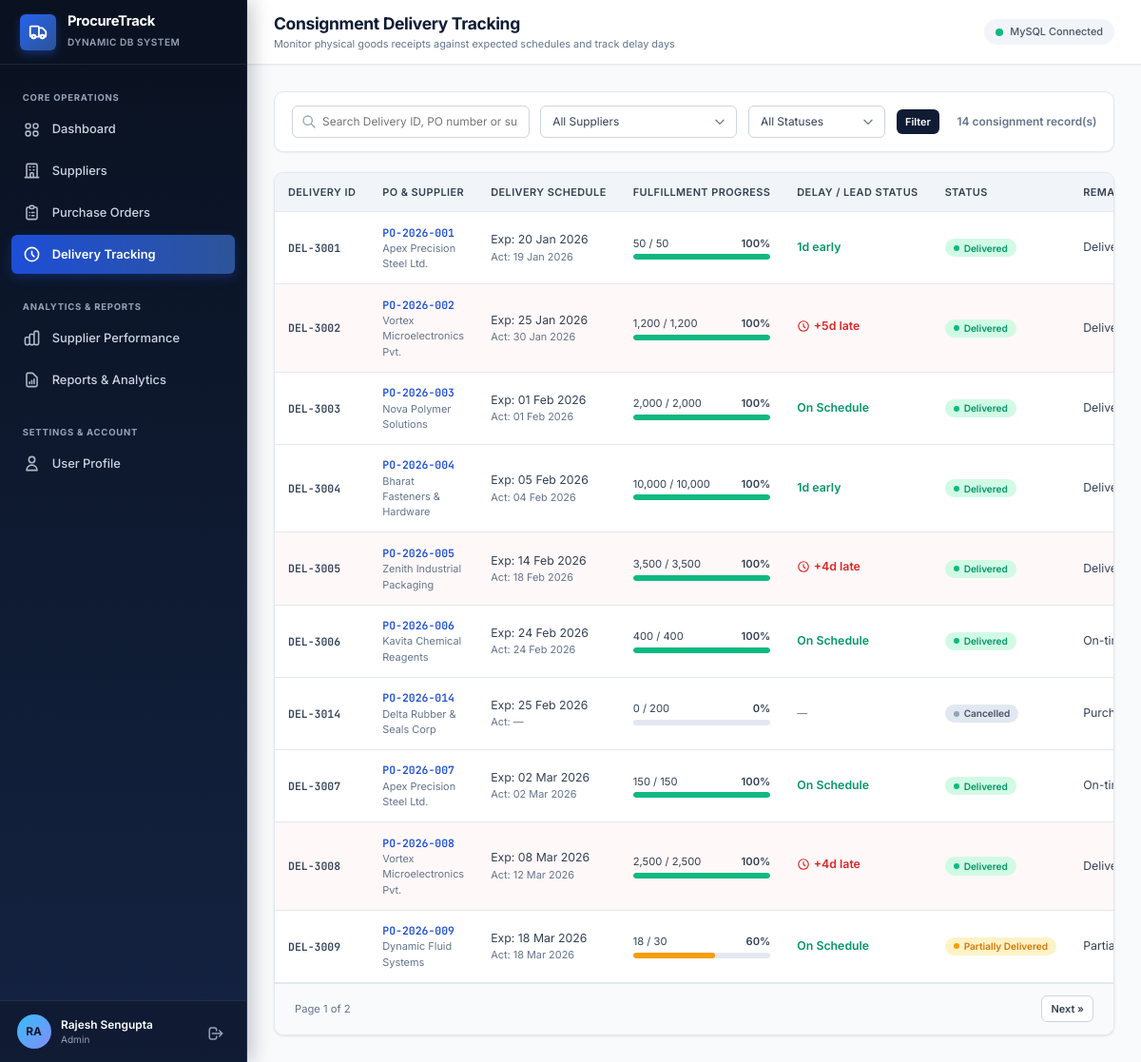
The app's page /deliveries/index.php (signed in) with its own data.
### tables this page shows
CREATE TABLE `deliveries` (
  `id` VARCHAR(25) PRIMARY KEY,
  `order_id` VARCHAR(25) NOT NULL UNIQUE,
  `supplier_id` VARCHAR(20) NOT NULL,
  `expected_date` DATE NOT NULL,
  `actual_date` DATE NULL,
  `ordered_qty` DECIMAL(12, 2) NOT NULL,
  `received_qty` DECIMAL(12, 2) NOT NULL DEFAULT 0.00,
  `status` ENUM('Pending', 'Partially Delivered', 'Delivered', 'Delayed', 'Cancelled') NOT NULL DEFAULT 'Pending',
  `remarks` TEXT NULL,
  `updated_by` INT NULL,
  `created_at` TIMESTAMP DEFAULT CURRENT_TIMESTAMP,
  `updated_at` TIMESTAMP DEFAULT CURRENT_TIMESTAMP ON UPDATE CURRENT_TIMESTAMP,
  CONSTRAINT `fk_del_order` FOREIGN KEY (`order_id`) 
    REFERENCES `purchase_orders` (`id`) ON UPDATE CASCADE ON DELETE RESTRICT,
  CONSTRAINT `fk_del_supplier` FOREIGN KEY (`supplier_id`) 
    REFERENCES `suppliers` (`id`) ON UPDATE CASCADE ON DELETE RESTRICT,
  CONSTRAINT `fk_del_user` FOREIGN KEY (`updated_by`) 
    REFERENCES `users` (`id`) ON UPDATE CASCADE ON DELETE SET NULL,
  INDEX `idx_del_supplier` (`supplier_id`),
  INDEX `idx_del_status` (`status`),
  INDEX `idx_del_dates` (`expected_date`, `actual_date`)
);

CREATE TABLE `suppliers` (
  `id` VARCHAR(20) PRIMARY KEY,
  `company_name` VARCHAR(150) NOT NULL,
  `contact_person` VARCHAR(100) NOT NULL,
  `email` VARCHAR(100) NOT NULL,
  `phone` VARCHAR(30) NULL,
  `address` TEXT NULL,
  `city` VARCHAR(80) NOT NULL,
  `category` VARCHAR(80) NOT NULL,
  `registration_date` DATE NOT NULL,
  `status` ENUM('Active', 'Inactive') NOT NULL DEFAULT 'Active',
  `created_at` TIMESTAMP DEFAULT CURRENT_TIMESTAMP,
  `updated_at` TIMESTAMP DEFAULT CURRENT_TIMESTAMP ON UPDATE CURRENT_TIMESTAMP,
  INDEX `idx_supplier_name` (`company_name`),
  INDEX `idx_supplier_category` (`category`),
  INDEX `idx_supplier_status` (`status`)
);

### includes/auth.php (called while the page is built, shortened)
<?php
function is_logged_in(): bool {
    return !empty($_SESSION['user_id']) && !empty($_SESSION['username']);
}
function current_user(): ?array {
    return [
        'id'        => $_SESSION['user_id'],
        'username'  => $_SESSION['username'],
        'full_name' => $_SESSION['full_name'],
        'email'     => $_SESSION['email'],
        'role'      => $_SESSION['role']
    ];
}

### deliveries/index.php (the view, shortened to what this page needs)
<?php
require_once __DIR__ . '/../includes/auth.php';
require_once __DIR__ . '/../includes/functions.php';
$db = Database::getConnection();
$search = trim($_GET['search'] ?? '');
$supplierFilter = trim($_GET['supplier'] ?? '');
$statusFilter = trim($_GET['status'] ?? '');
$whereClauses = [];
$params = [];
$whereSQL = !empty($whereClauses) ? "WHERE " . implode(" AND ", $whereClauses) : "";
$perPage = 10;
$page = max(1, (int)($_GET['page'] ?? 1));
$offset = ($page - 1) * $perPage;
$countSql = "SELECT COUNT(*) FROM `deliveries` d JOIN `suppliers` s ON d.supplier_id = s.id {$whereSQL}";
$countStmt = $db->prepare($countSql);
$countStmt->execute($params);
$totalRecords = (int)$countStmt->fetchColumn();
$totalPages = max(1, ceil($totalRecords / $perPage));
$sql = "SELECT d.*, s.company_name AS supplier_name, po.description
        FROM `deliveries` d
        JOIN `suppliers` s ON d.supplier_id = s.id
        JOIN `purchase_orders` po ON d.order_id = po.id
        {$whereSQL}
        ORDER BY d.expected_date ASC, d.id DESC
        LIMIT :limit OFFSET :offset";
$stmt = $db->prepare($sql);
$stmt->bindValue(':limit', $perPage, PDO::PARAM_INT);
$stmt->bindValue(':offset', $offset, PDO::PARAM_INT);
$stmt->execute();
$deliveries = $stmt->fetchAll();
$pageTitle = 'Consignment Delivery Tracking';
$pageSubtitle = 'Monitor physical goods receipts against expected schedules and track delay days';
$activePage = 'deliveries';
require_once __DIR__ . '/../includes/header.php';
?>
<div class="toolbar-container">
  <form method="GET" action="<?= BASE_URL ?>/deliveries/index.php" class="toolbar-filters">
    <div class="search-input-group">
      <svg fill="none" stroke="currentColor" viewBox="0 0 24 24"><path stroke-linecap="round" stroke-linejoin="round" stroke-width="2" d="M21 21l-6-6m2-5a7 7 0 11-14 0 7 7 0 0114 0z"/></svg>
      <input type="text" name="search" value="<?= sanitize_output($search) ?>" placeholder="Search Delivery ID, PO number or supplier...">
    </div>
    <select name="supplier" class="filter-select" onchange="this.form.submit()">
      <option value="">All Suppliers</option>
    </select>
    <select name="status" class="filter-select" onchange="this.form.submit()">
      <option value="">All Statuses</option>
    </select>
    <button type="submit" class="btn btn-navy btn-sm">Filter</button>
  </form>
  <div style="font-size:0.85rem; font-weight:600; color:var(--slate-500);">
    <?= $totalRecords ?> consignment record(s)
  </div>
</div>
<div class="card">
  <div class="table-responsive">
    <table class="data-table">
      <thead>
        <tr>
          <th>Delivery ID</th>
          <th>PO &amp; Supplier</th>
          <th>Delivery Schedule</th>
          <th>Fulfillment Progress</th>
          <th>Delay / Lead Status</th>
          <th>Status</th>
          <th>Remarks</th>
        </tr>
      </thead>
      <tbody>
        <?php if (empty($deliveries)): ?>
          <tr>
            <td colspan="8" style="text-align:center; padding:3rem; color:var(--slate-500);">
              No delivery records found matching your filter selection.
            </td>
          </tr>
        <?php else: ?>
          <?php foreach ($deliveries as $d): ?>
            <?php
              $delayInfo = calculate_delay_days($d['expected_date'], $d['actual_date'], $d['status']);
              $isLate = $delayInfo['isLate'];
              $qtyPct = $d['ordered_qty'] > 0 ? min(100, round(($d['received_qty'] / $d['ordered_qty']) * 100)) : 0;
            ?>
            <tr class="<?= $isLate ? 'row-delayed' : '' ?>">
              <td class="cell-code"><?= sanitize_output($d['id']) ?></td>
              <td>
                <div class="cell-code" style="color:var(--primary-600);">
                  <a href="<?= BASE_URL ?>/purchase-orders/view.php?id=<?= urlencode($d['order_id']) ?>">
                    <?= sanitize_output($d['order_id']) ?>
                  </a>
                </div>
                <div class="cell-muted"><?= sanitize_output($d['supplier_name']) ?></div>
              </td>
              <td>
                <div>Exp: <?= format_date_in($d['expected_date']) ?></div>
                <div class="cell-muted">Act: <?= format_date_in($d['actual_date']) ?></div>
              </td>
              <td>
                <div style="display:flex; justify-content:space-between; font-size:0.8rem; margin-bottom:0.2rem;">
                  <span><?= number_format($d['received_qty']) ?> / <?= number_format($d['ordered_qty']) ?></span>
                  <span style="font-weight:600;"><?= $qtyPct ?>%</span>
                </div>
                <div class="progress-container" style="height:6px;">
                  <div class="progress-bar <?= $qtyPct === 100 ? 'progress-success' : ($qtyPct > 0 ? 'progress-warning' : 'progress-primary') ?>" style="width:<?= $qtyPct ?>%;"></div>
                </div>
              </td>
              <td>
                <?php if ($isLate): ?>
                  <span style="color:var(--danger-600); font-weight:600; display:inline-flex; align-items:center; gap:0.25rem;">
                    <svg width="14" height="14" fill="none" stroke="currentColor" viewBox="0 0 24 24"><path stroke-linecap="round" stroke-linejoin="round" stroke-width="2" d="M12 8v4l3 3m6-3a9 9 0 11-18 0 9 9 0 0118 0z"/></svg>
                    +<?= $delayInfo['delay'] ?>d <?= $delayInfo['isOverdue'] ? 'overdue' : 'late' ?>
                  </span>
                <?php elseif (!empty($delayInfo['earlyDays'])): ?>
                  <span style="color:var(--success-600); font-weight:600;">
                    <?= $delayInfo['earlyDays'] ?>d early
                  </span>
                <?php elseif ($d['status'] === 'Cancelled'): ?>
                  <span class="cell-muted">—</span>
                <?php else: ?>
                  <span style="color:var(--success-600); font-weight:600;">On Schedule</span>
                <?php endif; ?>
              </td>
              <td><?= render_status_badge($d['status']) ?></td>
              <td style="max-width:200px; white-space:nowrap; overflow:hidden; text-overflow:ellipsis;" title="<?= sanitize_output($d['remarks']) ?>">
                <?= sanitize_output($d['remarks'] ?: '—') ?>
              </td>
            </tr>
          <?php endforeach; ?>
        <?php endif; ?>
      </tbody>
    </table>
  </div>
  <?php if ($totalPages > 1): ?>
    <div class="card-footer">
      <div>Page <?= $page ?> of <?= $totalPages ?></div>
      <div style="display:flex; gap:0.5rem;">
        <?php if ($page < $totalPages): ?>
          <a href="?page=<?= $page + 1 ?>&search=<?= urlencode($search) ?>&supplier=<?= urlencode($supplierFilter) ?>&status=<?= urlencode($statusFilter) ?>" class="btn btn-outline btn-sm">Next &raquo;</a>
        <?php endif; ?>
      </div>
    </div>
  <?php endif; ?>
</div>
<?php require_once __DIR__ . '/../includes/footer.php'; ?>

### includes/header.php (shortened to what this page needs)
<?php
require_once __DIR__ . '/auth.php';
require_once __DIR__ . '/functions.php';
?>
<!DOCTYPE html>
<html lang="en">
<head>
  <link rel="stylesheet" href="<?= BASE_URL ?>/assets/css/style.css">
</head>
<body>
  <div class="app-container">
    <?php require_once __DIR__ . '/sidebar.php'; ?>
    <main class="main-wrapper">
      <header class="top-header">
        <div class="header-left">
          <div class="page-title-box">
            <h2><?= sanitize_output($pageTitle ?? 'Dashboard') ?></h2>
            <p><?= sanitize_output($pageSubtitle ?? 'Enterprise Procurement & Vendor Reliability Management') ?></p>
          </div>
        </div>
        <div class="header-right">
          <div class="system-status-indicator">
            <span class="status-dot-pulse"></span>
            <span>MySQL Connected</span>
          </div>
        </div>
      </header>
      <div class="page-body">

### includes/sidebar.php (shortened to what this page needs)
<?php
require_once __DIR__ . '/auth.php';
$activePage = $activePage ?? '';
$user = current_user();
?>
<aside class="sidebar">
  <div class="sidebar-header">
    <div class="brand-icon">
    </div>
    <div class="brand-text">
      <h1><?= sanitize_output(APP_NAME) ?></h1>
      <span>Dynamic DB System</span>
    </div>
  </div>
  <div class="sidebar-content">
    <div class="nav-section-title">Core Operations</div>
    <ul class="nav-list">
      <li class="nav-item <?= $activePage === 'dashboard' ? 'active' : '' ?>">
        <a href="<?= BASE_URL ?>/dashboard.php">
          <span>Dashboard</span>
        </a>
      </li>
      <li class="nav-item <?= $activePage === 'suppliers' ? 'active' : '' ?>">
        <a href="<?= BASE_URL ?>/suppliers/index.php">
          <svg fill="none" stroke="currentColor" viewBox="0 0 24 24"><path stroke-linecap="round" stroke-linejoin="round" stroke-width="2" d="M19 21V5a2 2 0 00-2-2H7a2 2 0 00-2 2v16m14 0h2m-2 0h-5m-9 0H3m2 0h5M9 7h1m-1 4h1m4-4h1m-1 4h1m-5 10v-5a1 1 0 011-1h2a1 1 0 011 1v5m-4 0h4"/></svg>
          <span>Suppliers</span>
        </a>
      </li>
      <li class="nav-item <?= $activePage === 'purchase_orders' ? 'active' : '' ?>">
        <a href="<?= BASE_URL ?>/purchase-orders/index.php">
          <svg fill="none" stroke="currentColor" viewBox="0 0 24 24"><path stroke-linecap="round" stroke-linejoin="round" stroke-width="2" d="M9 5H7a2 2 0 00-2 2v12a2 2 0 002 2h10a2 2 0 002-2V7a2 2 0 00-2-2h-2M9 5a2 2 0 002 2h2a2 2 0 002-2M9 5a2 2 0 012-2h2a2 2 0 012 2m-3 7h3m-3 4h3m-6-4h.01M9 16h.01"/></svg>
          <span>Purchase Orders</span>
        </a>
      </li>
      <li class="nav-item <?= $activePage === 'deliveries' ? 'active' : '' ?>">
        <a href="<?= BASE_URL ?>/deliveries/index.php">
          <svg fill="none" stroke="currentColor" viewBox="0 0 24 24"><path stroke-linecap="round" stroke-linejoin="round" stroke-width="2" d="M12 8v4l3 3m6-3a9 9 0 11-18 0 9 9 0 0118 0z"/></svg>
          <span>Delivery Tracking</span>
        </a>
      </li>
    </ul>
    <div class="nav-section-title">Analytics & Reports</div>
    <ul class="nav-list">
      <li class="nav-item <?= $activePage === 'performance' ? 'active' : '' ?>">
        <a href="<?= BASE_URL ?>/performance/index.php">
          <span>Supplier Performance</span>
        </a>
      </li>
      <li class="nav-item <?= $activePage === 'reports' ? 'active' : '' ?>">
        <a href="<?= BASE_URL ?>/reports/index.php">
          <svg fill="none" stroke="currentColor" viewBox="0 0 24 24"><path stroke-linecap="round" stroke-linejoin="round" stroke-width="2" d="M9 17v-2m3 2v-4m3 4v-6m2 10H7a2 2 0 01-2-2V5a2 2 0 012-2h5.586a1 1 0 01.707.293l5.414 5.414a1 1 0 01.293.707V19a2 2 0 01-2 2z"/></svg>
          <span>Reports & Analytics</span>
        </a>
      </li>
    </ul>
    <div class="nav-section-title">Settings & Account</div>
    <ul class="nav-list">
      <li class="nav-item <?= $activePage === 'profile' ? 'active' : '' ?>">
        <a href="<?= BASE_URL ?>/profile.php">
          <svg fill="none" stroke="currentColor" viewBox="0 0 24 24"><path stroke-linecap="round" stroke-linejoin="round" stroke-width="2" d="M16 7a4 4 0 11-8 0 4 4 0 018 0zM12 14a7 7 0 00-7 7h14a7 7 0 00-7-7z"/></svg>
          <span>User Profile</span>
        </a>
      </li>
    </ul>
  </div>
  <div class="sidebar-footer">
    <div class="user-profile-widget">
      <div class="user-avatar">
        <?= strtoupper(substr($user['full_name'] ?? 'US', 0, 2)) ?>
      </div>
      <div class="user-info">
        <div class="user-name"><?= sanitize_output($user['full_name'] ?? 'User') ?></div>
        <div class="user-role"><?= sanitize_output($user['role'] ?? 'Staff') ?></div>
      </div>
      <a href="<?= BASE_URL ?>/logout.php" class="btn-sidebar-logout" title="Sign Out" onclick="return confirm('Sign out of ProcureTrack?');">
        <svg width="18" height="18" fill="none" stroke="currentColor" viewBox="0 0 24 24"><path stroke-linecap="round" stroke-linejoin="round" stroke-width="2" d="M17 16l4-4m0 0l-4-4m4 4H7m6 4v1a3 3 0 01-3 3H6a3 3 0 01-3-3V7a3 3 0 013-3h4a3 3 0 013 3v1"/></svg>
      </a>
    </div>
  </div>
</aside>

### includes/functions.php (shortened to what this page needs)
<?php
function sanitize_output(?string $str): string {
    return htmlspecialchars($str ?? '', ENT_QUOTES, 'UTF-8');
}
function format_date_in(?string $dateStr): string {
    if (!$dateStr || $dateStr === '0000-00-00') return '—';
    $timestamp = strtotime($dateStr);
    return $timestamp ? date('d M Y', $timestamp) : $dateStr;
}
function render_status_badge(string $status): string {
    $map = [
        'Active'              => 'badge-active',
        'Inactive'            => 'badge-inactive',
        'Pending'             => 'badge-pending',
        'On Time'             => 'badge-ontime',
        'Delivered'           => 'badge-delivered',
        'Completed'           => 'badge-completed',
        'Delayed'             => 'badge-delayed',
        'Partially Delivered' => 'badge-partial',
        'Cancelled'           => 'badge-cancelled'
    ];
    $cls = $map[$status] ?? 'badge-pending';
    return sprintf(
        '<span class="badge %s"><span class="badge-dot"></span>%s</span>',
        $cls,
        sanitize_output($status)
    );
}
function calculate_delay_days(?string $expectedDate, ?string $actualDate, string $status): array {
    if ($status === 'Cancelled') {
        return ['delay' => 0, 'isLate' => false, 'isOverdue' => false, 'isEarly' => false, 'text' => 'Cancelled'];
    }
    if (!empty($actualDate)) {
        $exp = new DateTime($expectedDate);
        $act = new DateTime($actualDate);
        $diff = $exp->diff($act);
        $days = (int)$diff->format("%r%a");
        if ($days > 0) {
            return ['delay' => $days, 'isLate' => true, 'isOverdue' => false, 'isEarly' => false, 'text' => "{$days} days late"];
        } elseif ($days === 0) {
            return ['delay' => 0, 'isLate' => false, 'isOverdue' => false, 'isEarly' => false, 'text' => 'On Time'];
        } else {
            $early = abs($days);
            return ['delay' => 0, 'earlyDays' => $early, 'isLate' => false, 'isOverdue' => false, 'isEarly' => true, 'text' => "{$early} days early"];
        }
    }
}

### includes/footer.php (shortened to what this page needs)
      </div>
    </main>
  </div>
</body>
</html>

### records on screen
deliveries: id "DEL-3001", order "PO-2026-001", supplier.company_name "Apex Precision Steel Ltd.", expected_date "20 Jan 2026", actual_date "19 Jan 2026", received_qty "50", ordered_qty "50", qtyPct "100", earlyDays "1", status "Delivered", remarks "Delivered 1 day early. Inspe…"
deliveries: id "DEL-3002", order "PO-2026-002", supplier.company_name "Vortex Microelectronics Pvt.", expected_date "25 Jan 2026", actual_date "30 Jan 2026", received_qty "1,200", ordered_qty "1,200", qtyPct "100", delay "5", shows "late", status "Delivered", remarks "Delivered 5 days late due t…"
deliveries: id "DEL-3003", order "PO-2026-003", supplier.company_name "Nova Polymer Solutions", expected_date "01 Feb 2026", actual_date "01 Feb 2026", received_qty "2,000", ordered_qty "2,000", qtyPct "100", shows "On Schedule", status "Delivered", remarks "Delivered exactly on sched…"
deliveries: id "DEL-3004", order "PO-2026-004", supplier.company_name "Bharat Fasteners & Hardware", expected_date "05 Feb 2026", actual_date "04 Feb 2026", received_qty "10,000", ordered_qty "10,000", qtyPct "100", earlyDays "1", status "Delivered", remarks "Delivered 1 day early. Full c…"
deliveries: id "DEL-3005", order "PO-2026-005", supplier.company_name "Zenith Industrial Packaging", expected_date "14 Feb 2026", actual_date "18 Feb 2026", received_qty "3,500", ordered_qty "3,500", qtyPct "100", delay "4", shows "late", status "Delivered", remarks "Delivered 4 days late due t…"
deliveries: id "DEL-3006", order "PO-2026-006", supplier.company_name "Kavita Chemical Reagents", expected_date "24 Feb 2026", actual_date "24 Feb 2026", received_qty "400", ordered_qty "400", qtyPct "100", shows "On Schedule", status "Delivered", remarks "On-time delivery. Sealed dr…"
deliveries: id "DEL-3014", order "PO-2026-014", supplier.company_name "Delta Rubber & Seals Corp", expected_date "25 Feb 2026", actual_date "—", received_qty "0", ordered_qty "200", qtyPct "0", status "Cancelled", remarks "Purchase order formally ca…"
deliveries: id "DEL-3007", order "PO-2026-007", supplier.company_name "Apex Precision Steel Ltd.", expected_date "02 Mar 2026", actual_date "02 Mar 2026", received_qty "150", ordered_qty "150", qtyPct "100", shows "On Schedule", status "Delivered", remarks "On-time delivery. Wall thick…"
deliveries: id "DEL-3008", order "PO-2026-008", supplier.company_name "Vortex Microelectronics Pvt.", expected_date "08 Mar 2026", actual_date "12 Mar 2026", received_qty "2,500", ordered_qty "2,500", qtyPct "100", delay "4", shows "late", status "Delivered", remarks "Delivered 4 days late. Supp…"
deliveries: id "DEL-3009", order "PO-2026-009", supplier.company_name "Dynamic Fluid Systems", expected_date "18 Mar 2026", actual_date "18 Mar 2026", received_qty "18", ordered_qty "30", qtyPct "60", shows "On Schedule", status "Partially Delivered", remarks "Partial batch of 18 units acc…"

### other values on screen
sanitize_output(APP_NAME) "ProcureTrack"
substr($user['full_name'] ?? 'US', 0, 2) "RA"
sanitize_output($user['full_name'] ?? 'User') "Rajesh Sengupta"
sanitize_output($user['role'] ?? 'Staff') "Admin"
sanitize_output($pageTitle ?? 'Dashboard') "Consignment Delivery Tracking"
$totalRecords "14"
$page "1"
$totalPages "2"
